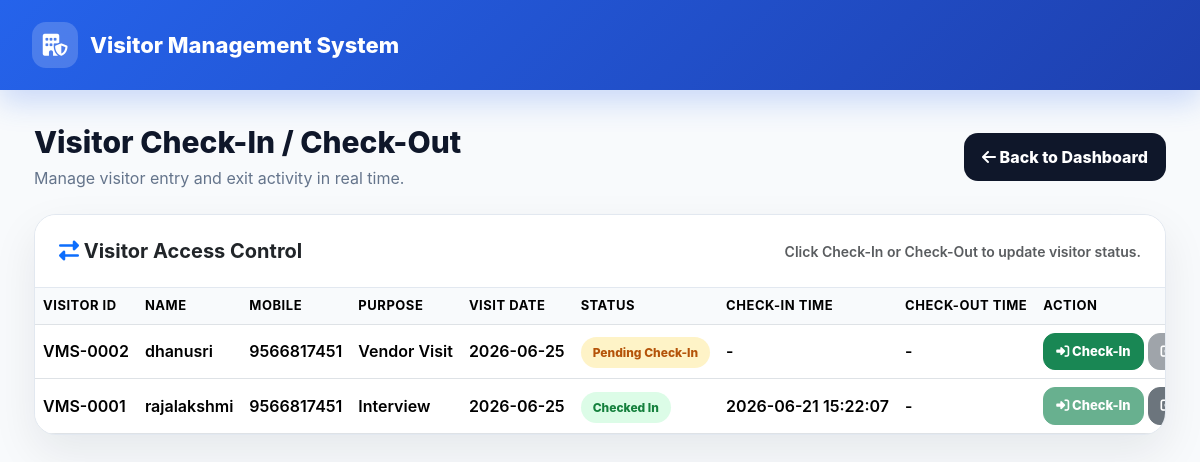
The page /checkin_checkout on the database its author committed.
### tables this page shows
CREATE TABLE visitors (
            id INTEGER PRIMARY KEY AUTOINCREMENT,
            visitor_id TEXT UNIQUE,
            name TEXT NOT NULL,
            mobile TEXT,
            email TEXT,
            gender TEXT,
            dob TEXT,
            visitor_type TEXT,
            company TEXT,
            purpose TEXT,
            purpose_details TEXT,
            department TEXT,
            host TEXT,
            visit_date TEXT,
            visit_time TEXT,
            address TEXT,
            emergency_contact TEXT,
            vehicle_number TEXT,
            status TEXT DEFAULT 'Pending Check-In',
            registration_time TEXT,
            checkin_time TEXT,
            checkout_time TEXT
        );

### app.py (the view)
@app.route("/checkin_checkout")
def checkin_checkout():
    conn = get_db_connection()
    cursor = conn.cursor()
    cursor.execute("SELECT * FROM visitors ORDER BY id DESC")
    visitors = cursor.fetchall()
    conn.close()
    return render_template("checkin_checkout.html", visitors=visitors)

### app.py (called while the page is built)
def get_db_connection():
    conn = sqlite3.connect(DB_NAME)
    conn.row_factory = sqlite3.Row
    return conn

### templates/checkin_checkout.html (shortened to what this page needs)
<!DOCTYPE html>
<html lang="en">
<head>
  <link
    href="https://cdn.jsdelivr.net/npm/bootstrap@5.3.3/dist/css/bootstrap.min.css"
    rel="stylesheet"
  />
  <link
    rel="stylesheet"
    href="https://cdnjs.cloudflare.com/ajax/libs/font-awesome/6.5.0/css/all.min.css"
  />
</head>
<body>
  <header class="topbar">
    <div class="brand">
      <div class="brand-icon">
        <i class="fa-solid fa-building-shield"></i>
      </div>
      <span>Visitor Management System</span>
    </div>
  </header>
  <main class="page">
    <div class="d-flex flex-wrap justify-content-between align-items-center gap-3 mb-4 page-title">
      <div>
        <h1>Visitor Check-In / Check-Out</h1>
        <p>Manage visitor entry and exit activity in real time.</p>
      </div>
      <a href="{{ url_for('dashboard') }}" class="btn btn-dashboard">
        <i class="fa-solid fa-arrow-left"></i>
        Back to Dashboard
      </a>
    </div>
    <section class="card main-card">
      <div class="card-header-custom d-flex flex-wrap justify-content-between align-items-center gap-3">
        <h5 class="mb-0 fw-bold">
          <i class="fa-solid fa-right-left text-primary"></i>
          Visitor Access Control
        </h5>
        <span class="text-muted small fw-semibold">
          Click Check-In or Check-Out to update visitor status.
        </span>
      </div>
      <div class="table-responsive">
        <table class="table table-hover align-middle mb-0">
          <thead>
            <tr>
              <th>Visitor ID</th>
              <th>Name</th>
              <th>Mobile</th>
              <th>Purpose</th>
              <th>Visit Date</th>
              <th>Status</th>
              <th>Check-In Time</th>
              <th>Check-Out Time</th>
              <th>Action</th>
            </tr>
          </thead>
          <tbody>
            {% for v in visitors %}
            <tr>
              <td>{{ v.visitor_id }}</td>
              <td>{{ v.name }}</td>
              <td>{{ v.mobile }}</td>
              <td>{{ v.purpose }}</td>
              <td>{{ v.visit_date }}</td>
              <td>
                {% if v.status == "Checked In" %}
                  <span class="badge-status status-inside">Checked In</span>
                {% elif v.status == "Checked Out" %}
                  <span class="badge-status status-left">Checked Out</span>
                {% elif v.status == "Pending Check-In" %}
                  <span class="badge-status status-registered">Pending Check-In</span>
                {% else %}
                  <span class="badge-status status-registered">{{ v.status }}</span>
                {% endif %}
              </td>
              <td class="checkin-time">{{ v.checkin_time or "-" }}</td>
              <td class="checkout-time">{{ v.checkout_time or "-" }}</td>
              <td>
                {% if v.status == "Pending Check-In" %}
                  <button class="btn btn-success btn-action checkin-btn" data-id="{{ v.id }}">
                    <i class="fa-solid fa-right-to-bracket"></i>
                    Check-In
                  </button>
                {% else %}
                  <button class="btn btn-success btn-action checkin-btn" disabled>
                    <i class="fa-solid fa-right-to-bracket"></i>
                    Check-In
                  </button>
                {% endif %}
                {% if v.status == "Checked In" %}
                  <button class="btn btn-secondary btn-action checkout-btn" data-id="{{ v.id }}">
                    <i class="fa-solid fa-right-from-bracket"></i>
                  </button>
                {% else %}
                  <button class="btn btn-secondary btn-action checkout-btn" disabled>
                    <i class="fa-solid fa-right-from-bracket"></i>
                  </button>
                {% endif %}
              </td>
            </tr>
            {% endfor %}
          </tbody>
        </table>
      </div>
    </section>
  </main>
</body>
</html>

### templates/checkin_checkout.html (style rules this page uses)
body { background: #f8fafc; color: #0f172a; font-family: "Inter", "Segoe UI", Arial, sans-serif; }
.topbar { background: linear-gradient(135deg, #2563eb, #1e40af); color: #ffffff; padding: 22px 32px; box-shadow: 0 12px 30px rgba(37, 99, 235, 0.22); }
.brand { display: flex; align-items: center; gap: 12px; font-weight: 800; font-size: 22px; }
.brand-icon { width: 46px; height: 46px; border-radius: 14px; background: rgba(255, 255, 255, 0.18); display: flex; align-items: center; justify-content: center; }
.page { padding: 34px; }
.page-title h1 { font-size: 30px; font-weight: 800; margin-bottom: 6px; }
.page-title p { color: #64748b; margin-bottom: 0; }
.main-card { border: 1px solid #e2e8f0; border-radius: 22px; box-shadow: 0 18px 45px rgba(15, 23, 42, 0.08); overflow: hidden; }
.card-header-custom { background: #ffffff; padding: 24px; border-bottom: 1px solid #e2e8f0; }
thead th { background: #f8fafc !important; color: #475569; font-size: 13px; text-transform: uppercase; letter-spacing: 0.04em; white-space: nowrap; }
tbody td { color: #334155; font-weight: 600; vertical-align: middle; white-space: nowrap; }
.badge-status { padding: 8px 12px; border-radius: 999px; font-size: 12px; font-weight: 800; }
.status-registered { background: #fef3c7; color: #b45309; }
.status-inside { background: #dcfce7; color: #15803d; }
.btn-dashboard { background: #0f172a; color: #ffffff; border-radius: 14px; padding: 12px 18px; font-weight: 800; border: none; }
.btn-action { border-radius: 12px; font-weight: 800; padding: 8px 12px; font-size: 13px; }

### rows shown on the page
visitors: visitor_id "VMS-0002", name "dhanusri", mobile "9566817451", purpose "Vendor Visit", visit_date "2026-06-25", status "Pending Check-In", checkin_time "-", checkout_time "-"
visitors: visitor_id "VMS-0001", name "rajalakshmi", mobile "9566817451", purpose "Interview", visit_date "2026-06-25", status "Checked In", checkin_time "2026-06-21 15:22:07", checkout_time "-"
